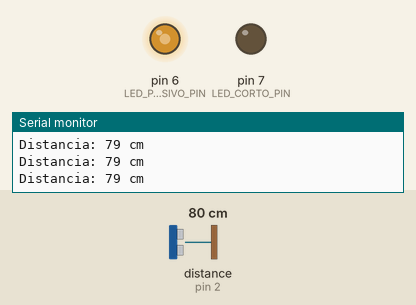
This sketch was run on a simulated Arduino Uno, built with avr-gcc and run on an emulated ATmega328P. On the bench: output pins drawn as LEDs (lit = HIGH), the last lines printed to the serial monitor. Wiring (inferred from the names in the program): ultrasonic range finder: trigger pin 3; echo pin 2. The test bench sets the inputs (shaded band); at power-on: distance to the obstacle (sensor on pin 2) 80 cm. The echo pulse lasts 58.3 µs per cm; pins used as bus, display or sensor lines are not drawn.

Above: at 1.3 s.
1.4 s: distance to the obstacle (sensor on pin 2) set to 2 cm
At 2.7 s:
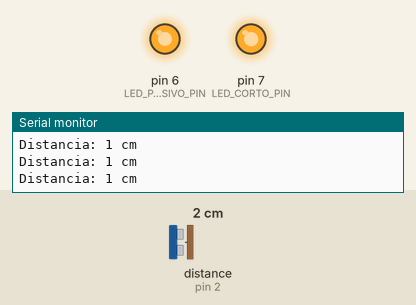
3.0 s: distance to the obstacle (sensor on pin 2) set to 120 cm
At 3.8 s:
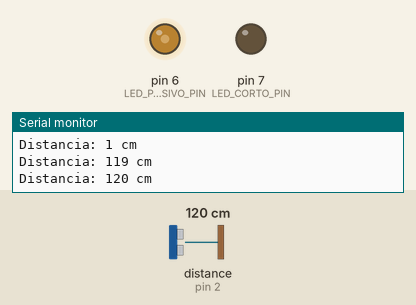
5.0 s: distance to the obstacle (sensor on pin 2) set to 35 cm
At 6.1 s:
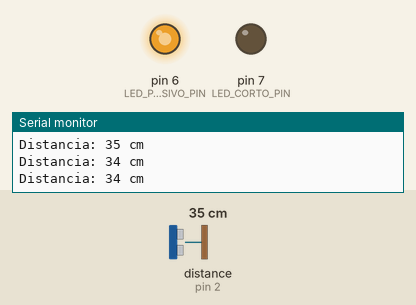
7.0 s: distance to the obstacle (sensor on pin 2) set to 250 cm
At 8.0 s:
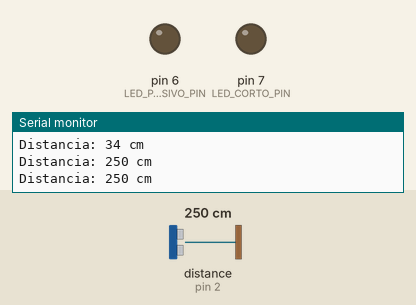
8.5 s: distance to the obstacle (sensor on pin 2) set to 197 cm
At 9.6 s:
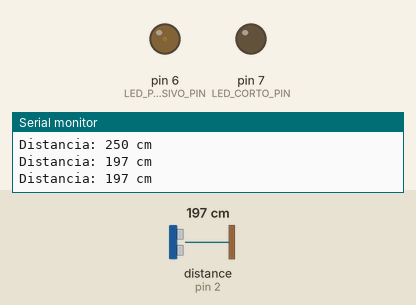
10.1 s: distance to the obstacle (sensor on pin 2) set to 299 cm
At 11.1 s:
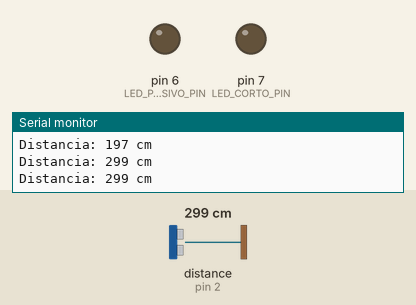
Timing chart, 0 to 12.6 s (numbered marks = the images above; inputs shaded):
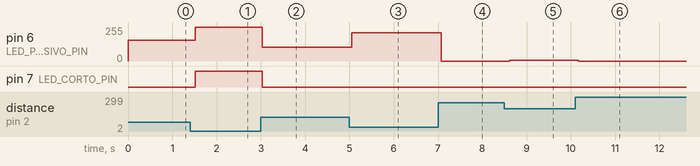

Measured:
- after the input at 1.4 s, pin 6 (LED_PROGRESIVO_PIN): 155/255 → 254/255 after 0.12 s; pin 7 (LED_CORTO_PIN): LOW → HIGH after 0.12 s
- after the input at 3.0 s, pin 6 (LED_PROGRESIVO_PIN): 254/255 → 104/255 at once, → 102/255 0.51 s later; pin 7 (LED_CORTO_PIN): HIGH → LOW at once
- after the input at 5.0 s, pin 6 (LED_PROGRESIVO_PIN): 102/255 → 211/255 after 0.05 s, → 212/255 0.50 s later
- after the input at 7.0 s, pin 6 (LED_PROGRESIVO_PIN): 212/255 → 0/255 after 0.08 s
- after the input at 8.5 s, pin 6 (LED_PROGRESIVO_PIN): 0/255 → 4/255 after 0.12 s
- after the input at 10.1 s, pin 6 (LED_PROGRESIVO_PIN): 4/255 → 0/255 after 0.06 s

The sketch:

Arduino.ino
```cpp
const int ECHO_PIN = 2;      // Pin del sensor de ultrasonido ECHO
const int TRIG_PIN = 3;      // Pin del sensor de ultrasonido TRIG
const int LED_PROGRESIVO_PIN = 6;  // Pin del LED progresivo
const int LED_CORTO_PIN = 7;       // Pin del LED para distancias cortas
const int MAX_DISTANCIA_CM = 200;   // Distancia máxima en cm para la medición del LED progresivo
const int MIN_DISTANCIA_LED_CORTO = 10;  // Distancia en cm para encender el LED corto

void setup() {
  Serial.begin(9600);
  pinMode(ECHO_PIN, INPUT);
  pinMode(TRIG_PIN, OUTPUT);
  pinMode(LED_PROGRESIVO_PIN, OUTPUT);
  pinMode(LED_CORTO_PIN, OUTPUT);
}

void loop() {
  long duration, distance;

  digitalWrite(TRIG_PIN, LOW);
  delayMicroseconds(2);
  digitalWrite(TRIG_PIN, HIGH);
  delayMicroseconds(10);
  digitalWrite(TRIG_PIN, LOW);

  duration = pulseIn(ECHO_PIN, HIGH);
  distance = (duration / 2) / 29.1;  // Calcula la distancia en centímetros

  // Enciende el LED progresivo en función de la distancia medida
  if (distance <= MAX_DISTANCIA_CM) {
    analogWrite(LED_PROGRESIVO_PIN, map(distance, 0, MAX_DISTANCIA_CM, 255, 0));
  } else {
    analogWrite(LED_PROGRESIVO_PIN, 0);
  }

  // Enciende el LED corto si la distancia es menor a 10 cm
  if (distance < MIN_DISTANCIA_LED_CORTO) {
    digitalWrite(LED_CORTO_PIN, HIGH);
  } else {
    digitalWrite(LED_CORTO_PIN, LOW);
  }

  // Imprime la distancia medida en el puerto serial
  Serial.print("Distancia: ");
  Serial.print(distance);
  Serial.println(" cm");

  delay(500);
}
```
